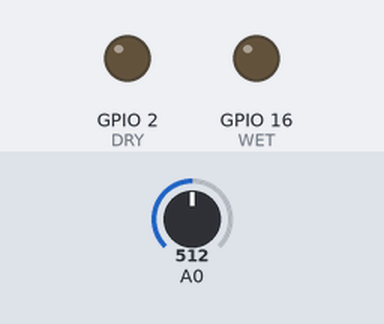
This sketch was run on a simulated ESP8266 (NodeMCU). On the bench: output pins drawn as LEDs (lit = HIGH). Dashed ring = blinking. The inputs (shaded band) are chosen by the test bench; at power-on: A0 = 512. WiFi joins after 1.5 s; servers stay silent unless stated; what the sketch prints to the serial monitor is not drawn.

Above: at 4.7 s.
4.8 s: A0 set to 481
At 6.5 s:
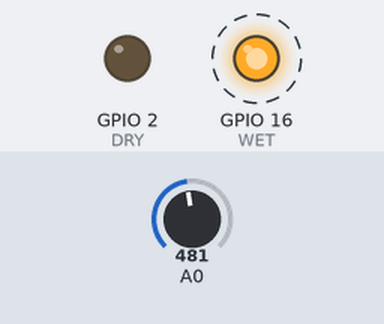
9.0 s: A0 set to 510
At 10.9 s:
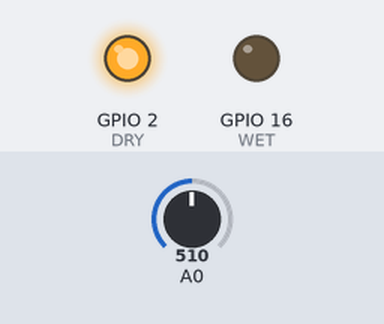
13.2 s: A0 set to 490
At 13.8 s:
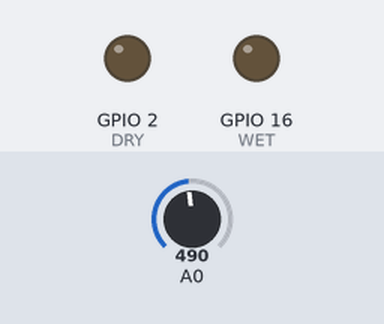
Timing chart, 0 to 23.4 s (numbered marks = the images above; inputs shaded):
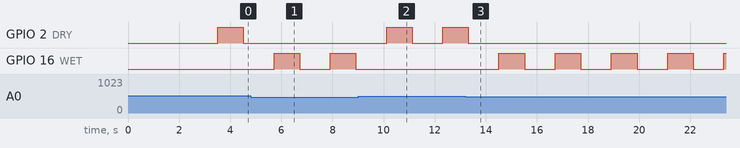

The sketch:

thingspeak.ino
```cpp
#include <ESP8266WiFi.h>
#include <Wire.h>

// replace with your channel's thingspeak API key,
String apiKey = "*******";
const char* ssid = "******";
const char* password = "******";

const char* server = "api.thingspeak.com";
int WET = 16; // Wet Indicator at Digital PIN D0
int DRY = 2; // Dry Indicator at Digital PIN D4

int sense_Pin = 0; // Soil Sensor input at Analog PIN A0
int value = 0;


WiFiClient client;
void setup() {
  Serial.begin(115200);
  pinMode(A0, INPUT);

  delay(10);
  WiFi.begin(ssid, password);

  while (WiFi.status() != WL_CONNECTED) {
    delay(500);
    Serial.print(".");
  }
  Serial.println("");
  Serial.println("WiFi connected");
  Serial.begin(9600);
  pinMode(WET, OUTPUT);
  pinMode(DRY, OUTPUT);
  delay(2000);
}


void loop() {
  Serial.print("MOISTURE LEVEL : ");
  value = analogRead(sense_Pin);
  Serial.println(value);
  if (value < 500)
  {
    digitalWrite(WET, HIGH);
  }
  else
  {
    digitalWrite(DRY, HIGH);
  }
  delay(1000);
  digitalWrite(WET, LOW);
  digitalWrite(DRY, LOW);

  int temp = analogRead(A0);
    if (client.connect(server, 80)) {
      String postStr = apiKey;
      postStr += "&field1=";
      postStr += String("temp");
      postStr += "\r\n\r\n";

      client.print("POST /update HTTP/1.1\n");
      client.print("Host: api.thingspeak.com\n");
      client.print("Connection: close\n");
      client.print("X-THINGSPEAKAPIKEY: " + apiKey + "\n");
      client.print("Content-Type: application/x-www-form-urlencoded\n");
      client.print("Content-Length: ");
      client.print(postStr.length());
      client.print("\n\n");
      client.print(postStr);


      Serial.print("Moisture Sensor Value: ");
      Serial.print(temp);

      Serial.println("\nSending data to ThingSpeak");
      delay(1000);

  }
  client.stop();


  Serial.println("Waiting...");

}
```

Measured:
- the behaviour switches between 500 and 499 on A0 (found by bisection; images 0 and 1)
- after the input at 4.8 s, GPIO 2 (DRY): stops changing and stays LOW; GPIO 16 (WET): alternates HIGH for 1.0 s and LOW for 1.2 s, starting after 0.91 s
- after the input at 9.0 s, GPIO 2 (DRY): LOW → HIGH after 1.1 s, → LOW 1.0 s later, → HIGH 1.2 s later; GPIO 16 (WET): stays LOW (without the input it goes to HIGH after 1.1 s)
- after the input at 13.2 s, GPIO 2 (DRY): goes on until 13.3 s, then stays LOW; GPIO 16 (WET): alternates HIGH for 1.0 s and LOW for 1.2 s, starting after 1.3 s
